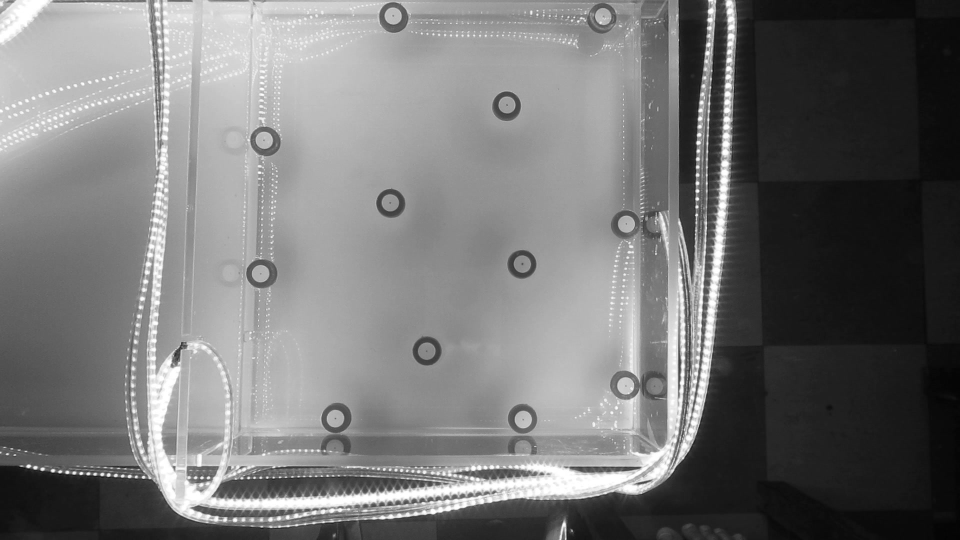
#> input picture static/MVI_1421-00008.jpg, 1920 x 1080 px (shown at 1/2 size)
$ python img_process_1.py
#> lines starting #> are read from the running program, lines starting #| are printed output that depends on the picture; after the words box and inside, x2 and y2 are one past the last pixel; in counts of white or black regions, pixels touching at a corner belong together
from logging import NullHandler
import cv2
import numpy as np

# Load the image
image = cv2.imread('./static/MVI_1421-00008.jpg')
#> image is the input picture: shape (1080, 1920, 3); min 3, max 255, mean 117.4


# Converting to binary

ret, thresh1 = cv2.threshold(image, 125, 255, cv2.THRESH_BINARY)
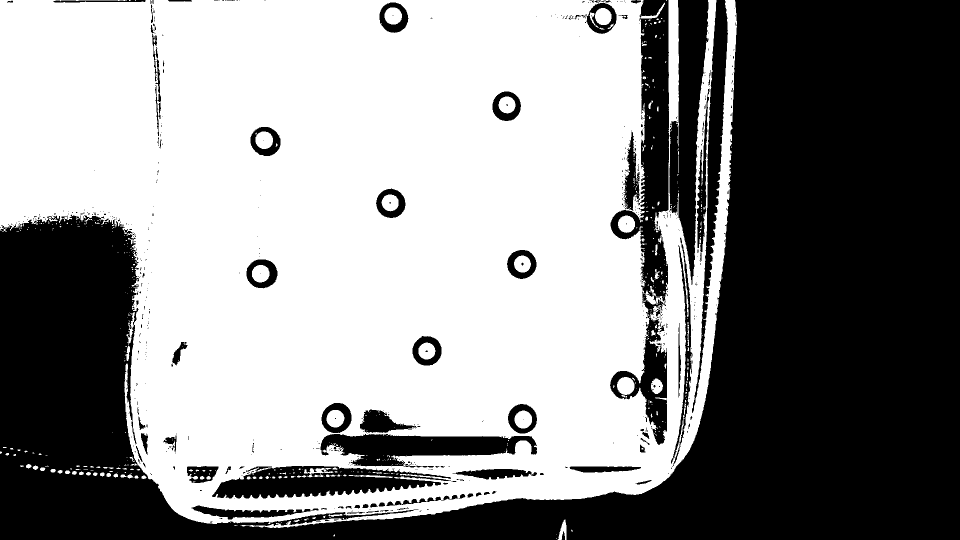
#> thresh1: shape (1080, 1920, 3) (shown at 1/2 size); 55.4% white; 596 black regions (504 under 20 px), largest, box (x1, y1, x2, y2) and area: (0, 0, 1920, 1080) 765432, (1220, 0, 1338, 890) 40340, (1339, 0, 1417, 570) 24174

ret1, thresh2 = cv2.threshold(image, 120, 255,cv2.THRESH_BINARY_INV)
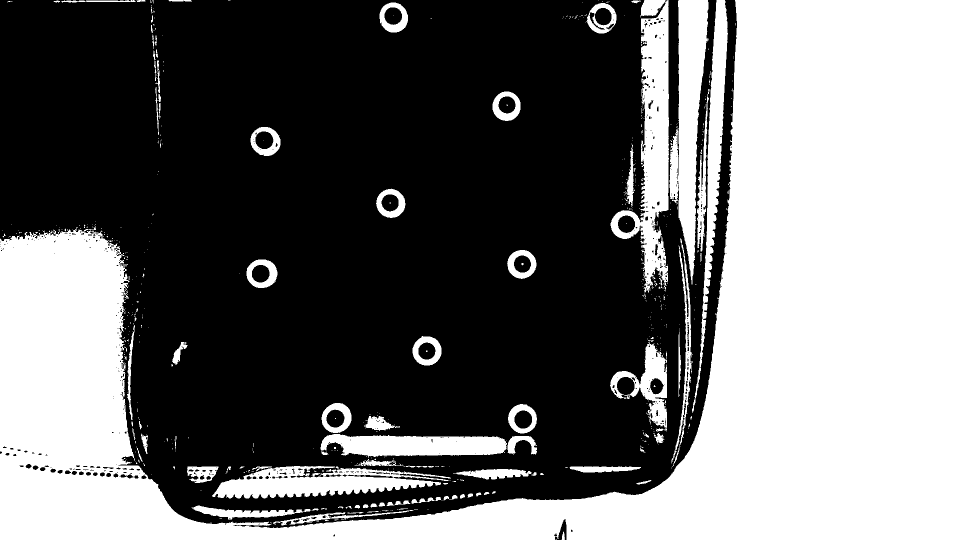
#> thresh2: shape (1080, 1920, 3) (shown at 1/2 size); 43.1% white; 604 white regions (511 under 20 px), largest, box (x1, y1, x2, y2) and area: (0, 0, 1920, 1080) 749336, (1221, 0, 1338, 585) 27505, (1339, 0, 1417, 569) 23017


# Flood fill
h,w,chn = image.shape
#> h = 1080; w = 1920; chn = 3
seed = (0,0)
mask = np.zeros((h+2,w+2),np.uint8)

floodflags = 4
floodflags |= cv2.FLOODFILL_MASK_ONLY
floodflags |= (255 << 8)

num,im,mask,rect = cv2.floodFill(thresh2, mask, seed, (255,0,0), (10,)*3, (10,)*3, floodflags)
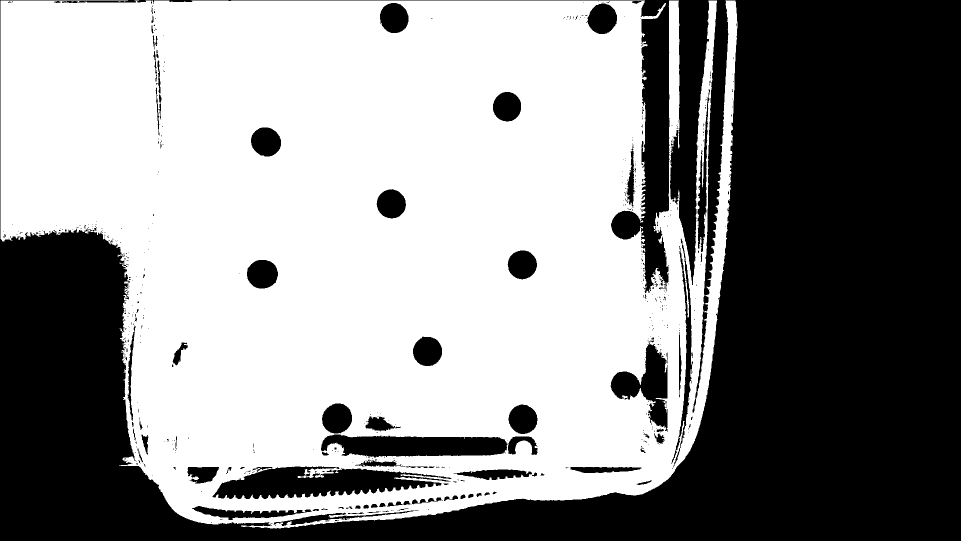
#> mask: shape (1082, 1922) (shown at 1/2 size); min 0, max 255, mean 142.3
#> num = 1160569; rect = (0, 0, 1474, 1056)

cv2.imwrite("./static/flood_fill_img.jpg", mask)

flood_fill_img = cv2.imread('/home/madhu/dev/raghu/image_processing/static/flood_fill_img.jpg')


# Display images
def display():
    images = [image, thresh1, thresh2, flood_fill_img]
    titles = ['1: Original', '2: Binary Threshold', '3 : Binary Threshold Inverted', '4 : Flood filled image']
    count = len(images)
#> count = 4

    for i in range(0,count):
        cv2.imshow(titles[i], cv2.resize(images[i], (0, 0), fx = 0.3, fy = 0.3))
#> this loop made 4 passes
#> pass 1, in display, `cv2.imshow(titles[i], cv2.resize(images[i], (0, 0), fx = 0.3, fy = 0.3))`:
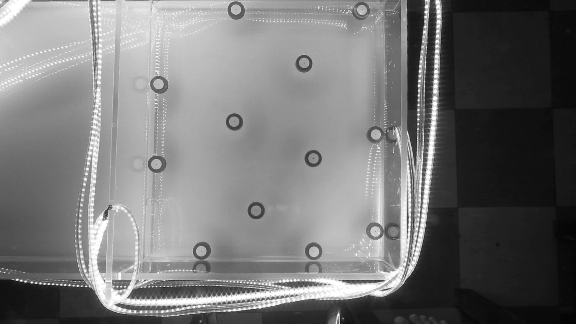
#> window '1: Original': shape (324, 576, 3); min 3, max 255, mean 117.3
#> pass 2, in display, `cv2.imshow(titles[i], cv2.resize(images[i], (0, 0), fx = 0.3, fy = 0.3))`:
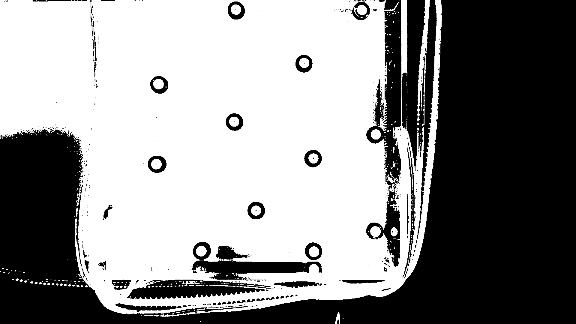
#> window '2: Binary Threshold': shape (324, 576, 3); min 0, max 255, mean 141.3

    cv2.waitKey(0)

    cv2.destroyAllWindows()


#> (the run stopped early here; a loop or call above may not have finished)
